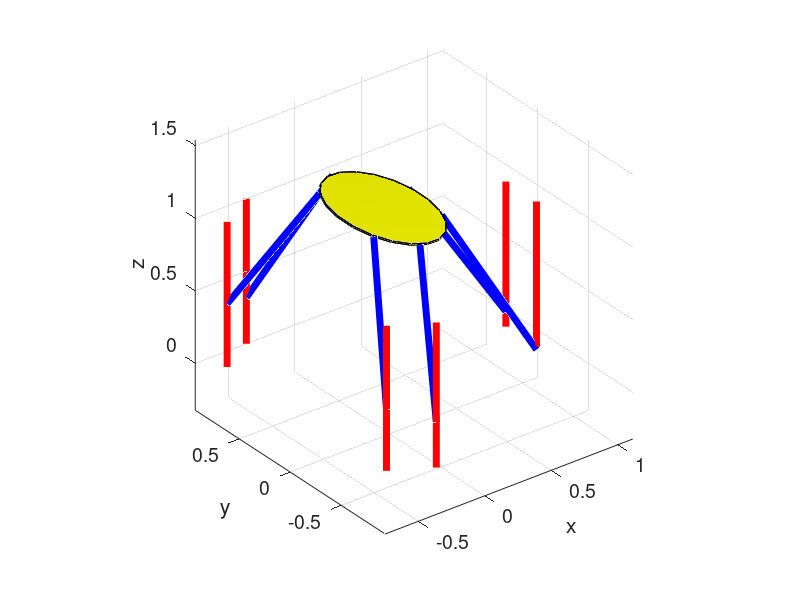

Recreate this plot in MATLAB.
%% PARALLEL LINK MECHANISM SIMULATOR
% Coded by Shohei Aoki, 2015
% THE FABRICATOR PROJECT
function main
clear;
clear all;
P = [0.1,0.2,1.1]; % Position Vector of the end effector
% D = 0.1; % Distance between 2 slider of the pair
D = 0.3; % Distance between 2 slider of the pair
lc = 1.1; % Length of rod
ls = 1.0;
rb = 1; % Distance between origin and actuator on X-Y plane
re = 0.4; % Radius of table
Radius = re;
Height = 0.01;
SideCount = 20;
n_side = SideCount;
th = asin(D/(2*rb)); % theta1: angle (linear actuator)
th2 = asin(D/(2*re)); % theta2: angle (end effector)
pb = [
    rb*cos(th),rb*sin(th),0;
    rb*cos(-th),rb*sin(-th),0;
    rb*cos(2*pi/3+th),rb*sin(2*pi/3+th),0;
    rb*cos(2*pi/3-th),rb*sin(2*pi/3-th),0;
    rb*cos(4*pi/3+th),rb*sin(4*pi/3+th),0;
    rb*cos(4*pi/3-th),rb*sin(4*pi/3-th),0;
    ];
s = [
    re*cos(th2),re*sin(th2),0;
    re*cos(-th2),re*sin(-th2),0;
    re*cos(2*pi/3+th2),re*sin(2*pi/3+th2),0;
    re*cos(2*pi/3-th2),re*sin(2*pi/3-th2),0;
    re*cos(4*pi/3+th2),re*sin(4*pi/3+th2),0;
    re*cos(4*pi/3-th2),re*sin(4*pi/3-th2),0;
    ];
sliders = [
    rb*cos(th),rb*sin(th),ls;
    rb*cos(-th),rb*sin(-th),ls;
    rb*cos(2*pi/3+th),rb*sin(2*pi/3+th),ls
    rb*cos(2*pi/3-th),rb*sin(2*pi/3-th),ls;
    rb*cos(4*pi/3+th),rb*sin(4*pi/3+th),ls;
    rb*cos(4*pi/3-th),rb*sin(4*pi/3-th),ls;
    ];
phi = pi/24; % rotation around X axis
theta = pi/12; % rotation around Y axis
psi = pi/16; % rotation around Z axis

R = [
    cos(phi)*cos(theta),cos(phi)*sin(theta)*sin(psi)-sin(phi)*cos(psi),cos(phi)*sin(theta)*cos(psi)+sin(phi)*sin(psi);
    sin(phi)*cos(theta),sin(phi)*sin(theta)*sin(psi)+cos(phi)*cos(psi),sin(phi)*sin(theta)*cos(psi)-cos(phi)*sin(psi);
    -sin(theta),cos(theta)*sin(psi),cos(theta)*cos(psi);
    ]; % Rotation matrix (!!! is not Euler angle !!!)

% R2_1 = [1, 0, 0;
%     0, cos(phi), -sin(phi);
%     0, sin(phi), cos(phi)];
% R2_2 = [cos(theta), 0, sin(theta);
%     0, 1, 0;
%     -sin(theta), 0, cos(theta)];
% R2_3 = [cos(theta), -sin(theta), 0;
%     sin(theta), cos(theta), 0;
%     0, 0, 1];
% R2 = R2_1*R2_2*R2_3;
s = s*R';
a = [0,0,1];
figure(1);
L = computeLinkPos(P,R,s,pb);
C = computeActuation(L,lc);
drawRod(C,P,pb,s,a);
drawDisc(P,R);
drawSliders();
%% compute position vector of rod end of end effector
    function L = computeLinkPos(P,R,s,pb)
        % L = p+R*s-pb;
        %{
        L = [
          lx1,ly1,lz1;
          lx2,ly2,lz2;
          lx3,ly3,lz3;
          lx4,ly4,lz4;
          lx5,ly5,lz5;
          lx6,ly6,lz6;
        ];
        %}
        for n_slider=1:6
            L(n_slider,:) = P + (R*s(n_slider,:)')' - pb(n_slider,:);
        end
    end
%% compute required actuation
    function C = computeActuation(L,lc)
        %{
        Li = [lxi,lyi,lzi];
        ci = lzi - sqrt(lc^2-lxi^2-lyi^2);
        C = [c1,c2,c3,c4,c5,c6];
        %}
        for n_slider=1:6
            Li =  L(n_slider,:);
            lxi = Li(1);
            lyi = Li(2);
            lzi = Li(3);
            C(n_slider) = lzi - sqrt(lc^2-lxi^2-lyi^2);
        end
    end
%% draw rods
    function drawRod(C,P,pb,s,a)
        for n_slider=1:6
            pbi = pb(n_slider,:);
            pbix = pbi(1);
            pbiy = pbi(2);
            pbiz = pbi(3);
            ci = C(n_slider); %dump ci
            px = P(1);
            py = P(2);
            pz = P(3);
            si = s(n_slider,:);
            six = si(1);
            siy = si(2);
            siz = si(3);
            X(n_slider,:) = [pbix+ci*a(1),px+six];
            Y(n_slider,:) = [pbiy+ci*a(2),py+siy];
            Z(n_slider,:) = [pbiz+ci*a(3),pz+siz];
            lenrod = sqrt(((pbix+ci*a(1))-(px+six))^2+((pbiy+ci*a(2))-(py+siy))^2+((pbiz+ci*a(3))-(pz+siz))^2)
%            sprintf('ci %.2f. Rod %d :%.2f.',n_slider, lenrod);
            %figure(n_slider);
        end
        clf(1);
        for n_slider=1:6
            x = X(n_slider,:);
            y = Y(n_slider,:);
            z = Z(n_slider,:);
            plot3(x,y,z,'b','LineWidth', 5);
            hold on;
        end
    end

%% draw disc
    function drawDisc(P,R)
        %         for i_ver=1:n_side
        %             VertexData(i_ver,:) =[Radius*cos(2*pi/n_side*i_ver),Radius*sin(2*pi/n_side*i_ver),0];
        %             VertexData(n_side+i_ver,:)=[Radius*cos(2*pi/n_side*i_ver),Radius*sin(2*pi/n_side*i_ver),Height];
        %         end
        for i_ver=1:n_side
            VertexData_0(i_ver,:) = [Radius*cos(2*pi/n_side*i_ver),Radius*sin(2*pi/n_side*i_ver),0];
            VertexData_0(n_side+i_ver,:) = [Radius*cos(2*pi/n_side*i_ver),Radius*sin(2*pi/n_side*i_ver),Height];
        end
        n_ver = 2*n_side;        
        for i_ver=1:n_ver
             VertexData(i_ver,:) = P + VertexData_0(i_ver,:)*R';
%             VertexData(i_ver,:) = P + VertexData_0(i_ver,:)*R2';
%             VertexData(i_ver,:) = P + VertexData_0(i_ver,:)*R2;
        end
        
        for i_pat=1:n_side-1
            Index_Patch1(i_pat,:) = [i_pat,i_pat+1,i_pat+1+n_side,i_pat+n_side];
        end
        Index_Patch1(n_side,:) = [n_side,1,1+n_side,2*n_side];
        for i_pat=1:n_side
            PatchData1_X(:,i_pat) = VertexData(Index_Patch1(i_pat,:),1);
            PatchData1_Y(:,i_pat) = VertexData(Index_Patch1(i_pat,:),2);
            PatchData1_Z(:,i_pat) = VertexData(Index_Patch1(i_pat,:),3);
        end
        figure(1);
        h1 = patch(PatchData1_X,PatchData1_Y,PatchData1_Z,'y');% side patch
        set(h1,'FaceLighting','phong','EdgeLighting','phong');
        Index_Patch2(1,:) = [1:n_side];
        Index_Patch2(2,:) = [n_side+1:2*n_side];
        for i_pat=1:2
            PatchData2_X(:,i_pat) = VertexData(Index_Patch2(i_pat,:),1);
            PatchData2_Y(:,i_pat) = VertexData(Index_Patch2(i_pat,:),2);
            PatchData2_Z(:,i_pat) = VertexData(Index_Patch2(i_pat,:),3);
        end
        h2 = patch(PatchData2_X,PatchData2_Y,PatchData2_Z,'y');% top/bottom patch
        set(h2,'FaceLighting','phong','EdgeLighting','phong');
        xlabel('x','FontSize',14);
        ylabel('y','FontSize',14);
        zlabel('z','FontSize',14);
        set(gca,'FontSize',14);
        axis vis3d equal;
        %         view([-37.5, 30]);
        camlight;
        grid on;
        %         xlim([-0.2,0.2]);
        %         ylim([-0.2,0.2]);
        %         zlim([-0,0.4]);
    end
%% draw sliders
    function drawSliders()
        for n_slider=1:6
            x = [pb(n_slider,1),sliders(n_slider,1)];
            y = [pb(n_slider,2),sliders(n_slider,2)];
            z = [pb(n_slider,3),sliders(n_slider,3)];
            plot3(x,y,z,'r','LineWidth', 5);
            hold on;
        end
    end

end

